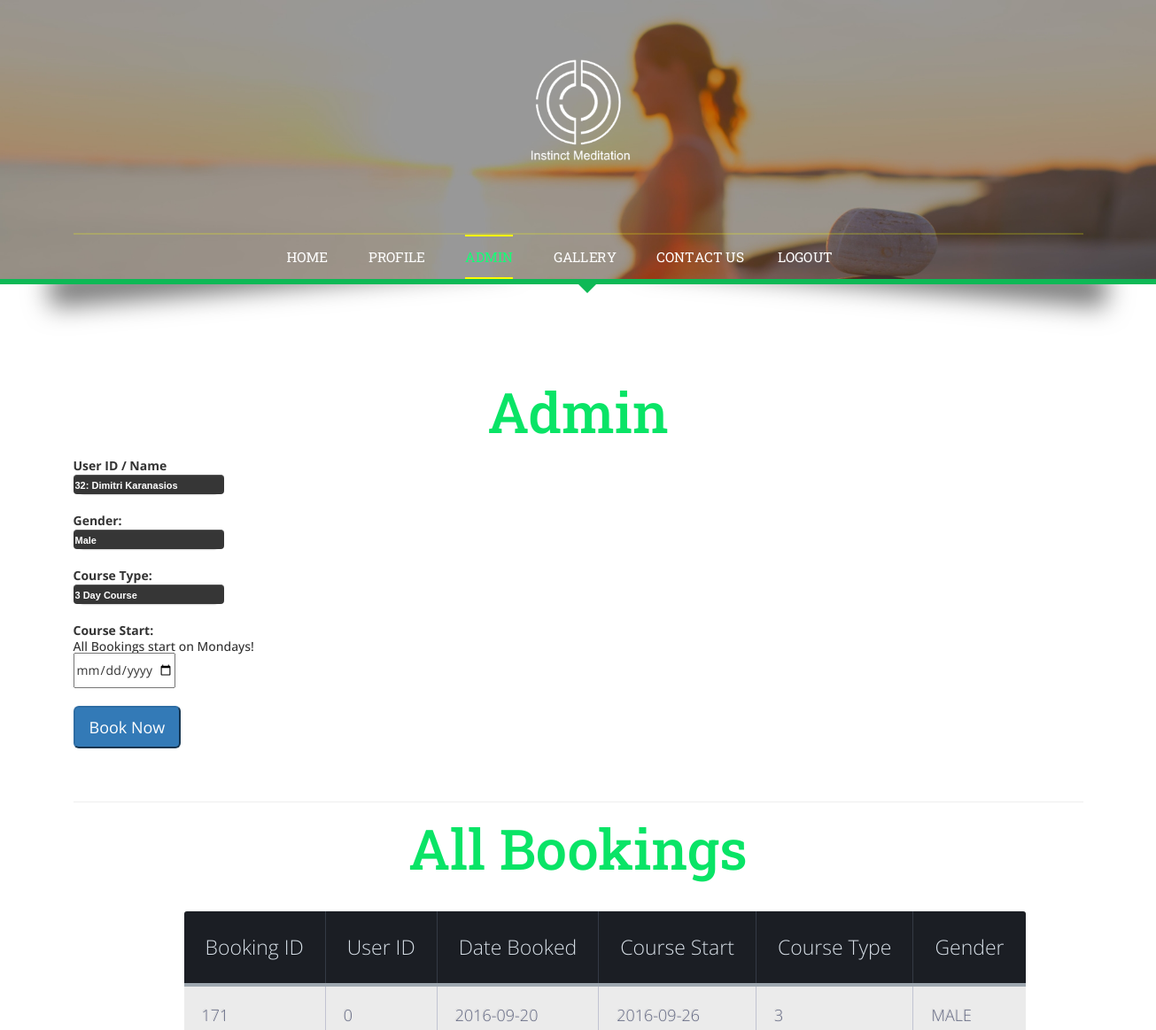
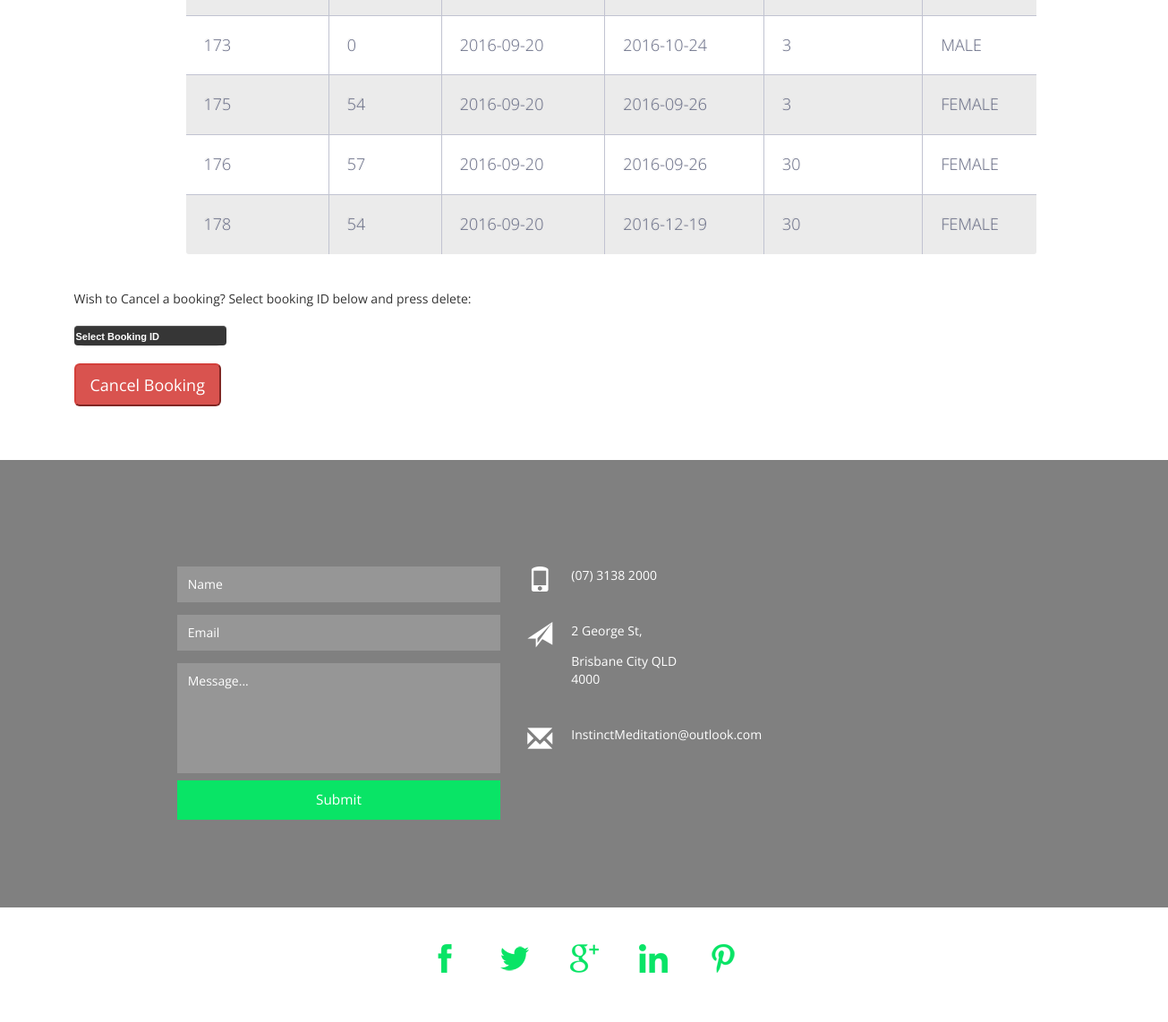
The page /admin.php (signed in) on the database its author committed (2 pictures, top to bottom).
### tables this page shows
CREATE TABLE `bookings` (
  `bookingID` int(64) NOT NULL,
  `userID` int(64) NOT NULL,
  `date` date NOT NULL,
  `courseStart` date NOT NULL,
  `courseEnd` date NOT NULL,
  `courseType` varchar(10) NOT NULL,
  `gender` text NOT NULL
);

### admin.php (the view, shortened to what this page needs)
<?php
include "serverConnection.php";
if (!(isset($_SESSION['login']))){
header ("Location:login.php");
} else if(isset($_SESSION['iAmLogged'] )){
    if($_SESSION['admin'] == 1) {
        $navText = "<li class='active'><a href='admin.php' class='link link--yaku'><span>A</span><span>D</span><span>M</span><span>I</span><span>N</span></a></li>";
    } else if($_SESSION['iAmLogged'] == 0) {
        $navText = "<li><a href='bookings.php' class='link link--yaku'><span>B</span><span>O</span><span>O</span><span>K</span><span>I</span><span>N</span><span>G</span><span>S</span></a></li>";
    }
$userinfo = "SELECT * FROM users";
$loginpage = mysqli_query($con, $userinfo) or die(mysqli_error($con));
$userBookinginfo = "SELECT * FROM bookings";
$bookingpage = mysqli_query($con, $userBookinginfo) or die(mysqli_error($con));
}
?>
<!DOCTYPE html>
<html>
<head>
<link href="css/bootstrap.css" type="text/css" rel="stylesheet" media="all">
<link href="css/style.css" type="text/css" rel="stylesheet" media="all">
<link href="css/styletable.css" type="text/css" rel="stylesheet" media="all">
</head>
<body>
	<div class="banner">
		<div class="effect5">
			<div class="container">
				<div class="logo">
					<h1><a href="index.php"><img src="images/logo.png" alt="" /></a></h1>
				</div>
				<div class="top-nav">
					<nav class="navbar navbar-default">
						<div class="collapse navbar-collapse" id="bs-example-navbar-collapse-1">
							<ul class="nav navbar-nav navbar-center">
								<li><a href="loggedin.php"><span>H</span><span>O</span><span>M</span><span>E</span></a></li>
								<li><a href="profile.php" class="link link--yaku"><span>P</span><span>R</span><span>O</span><span>F</span><span>I</span><span>L</span><span>E</span></a></li>
								<?php echo $navText; ?>
								<li><a href="gallery.php" class="link link--yaku"><span>G</span><span>A</span><span>L</span><span>L</span><span>E</span><span>R</span><span>Y</span></a></li></a></li>
								<li><a href="#contact" class="scroll link link--yaku"><span>C</span><span>O</span><span>N</span><span>T</span><span>A</span><span>C</span><span>T</span> <span>U</span><span>S</span></a></li>
								<li><a href="process/logout.php" class="link link--yaku"><span>&nbsp; &nbsp; &nbsp; &nbsp; &nbsp;</span><span>L</span><span>O</span><span>G</span><span>O</span><span>U</span><span>T</span></a></li>
							</ul>
						</div>
					</nav>
				</div>
			</div>
		</div>
	</div>
	<div class="codes">
		<div class="container">
			<h3 class="title">Admin</h3>
<div id="container">
    <div id="bookNow">
    <br>
        <form action="process/adminBooking.php" method="post" id="classBooking">
            <label>User ID / Name</label>
			<div class="select-div">
                <select name="userID" >
                    <?php while($row = mysqli_fetch_array($loginpage)) { ?>
                    <option value="<?php $row['userID']; ?>">
                          <?php echo $row['userID']; ?>:
                        <?php } ?>
                    </option>
                    </select>
            </div><br>
            <label>Gender:</label>
			<div class="select-div">
                <select name="gender" >
                    <option value="male">Male</option>
                </select>
            </div><br>
        <p class="fieldset">
                <label>Course Type:</label>
			<div class="select-div">
            <select name="courseType" >
                  <option class="full-width has-padding has-border"  value="3">3 Day Course</option>
                </select> </div>
        </p>
		<br>
         <p class="fieldset">
                    <label>Course Start:</label>
					<br>
                    <h5> All Bookings start on Mondays!</h5>
						<input class="full-width has-padding has-border" id="courseStart" name="courseStart" type="date" min="2016-08-01" max="2100-01-02" required> <br><br>
    <p class="fieldset">
						<input class='btn-lg btn-primary' type="submit" name="bookNow" value="Book Now" > <br><br>
				</form>
    </div>
<hr>
<h3 class="title">All Bookings</h3>	<br> <br>
<div id="myBookings">
	<div class="tablepos">
    <table>
	<thead>
	<tr>
        <th>Booking ID</th>
        <th>User ID </th>
        <th>Date Booked</th>
		<th>Course Start</th>
        <th>Course Type</th>
        <th>Gender</th>
	</tr>
	</thead>
	<tbody>
        <?php
    while($row = mysqli_fetch_array($bookingpage)) { ?>
	<tr>
        <td><?php echo strtoUpper($row['bookingID']) ?></td>
        <td><?php echo strtoUpper($row['userID']) ?></td>
        <td><?php echo strtoUpper($row['date']) ?></td>
        <td><?php echo strtoUpper($row['courseStart']) ?> </td>
        <td><?php echo strtoUpper($row['courseType']) ?> </td>
        <td><?php echo strtoUpper($row['gender']) ?></td>
        <?php }  ?>
	</tr>
	</tbody>
</table>
</div>
    </div>
<br><br>
             <form action="process/adminDeleteBooking.php" method="post" id="deleteBooking"
                   onSubmit="if(!confirm('Do you really want to cancel your booking?')){return false;}">
        <p> Wish to Cancel a booking? Select booking ID below and press delete:</p> <br>
		<div class="select-div">
        <select name="deleteBooking">
            <option selected="true" disabled>Select Booking ID</option>
    </select> </div> <br>
        <input class='btn-lg btn-danger' type="submit" value="Cancel Booking" onClick="myFunction()">
        </form >
<br><br><br>
</div>
</div>
	<div class="contact" id="contact">
		<div class="map">
			<iframe>allowfullscreen</iframe>
			<div class="map-color">
			</div>
		</div>
		<div class="contact-grids">
			<div class="col-md-5 contact-grid">
				<form>
					<input type="text" value="Name" onfocus="this.value = '';" onblur="if (this.value == '') {this.value = 'Name';}" required="">
					<input type="text" value="Email" onfocus="this.value = '';" onblur="if (this.value == '') {this.value = 'Email';}" required="">
					<textarea type="text"  onfocus="this.value = '';" onblur="if (this.value == '') {this.value = 'Message...';}" required="">Message...</textarea>
					<input type="submit" value="Submit" >
				</form>
			</div>
			<div class="col-md-3 contact-grid">
				<div class="call">
					<div class="col-xs-2 contact-grdl">
						<span class="glyphicon glyphicon-phone" aria-hidden="true"></span>
					</div>
					<div class="col-xs-10 contact-grdr">
						<ul>
							<li>(07) 3138 2000</li>
						</ul>
					</div>
					<div class="clearfix"> </div>
				</div>
				<div class="address">
					<div class="col-xs-2 contact-grdl">
						<span class="glyphicon glyphicon-send" aria-hidden="true"></span>
					</div>
					<div class="col-xs-10 contact-grdr">
						<ul>
							<li>2 George St,</li>
							<li>Brisbane City QLD 4000</li>
						</ul>
					</div>
					<div class="clearfix"> </div>
				</div>
				<div class="mail">
					<div class="col-xs-2 contact-grdl">
						<span class="glyphicon glyphicon-envelope" aria-hidden="true"></span>
					</div>
					<div class="col-xs-10 contact-grdr">
						<ul>
							<li>InstinctMeditation@outlook.com</li>
						</ul>
					</div>
					<div class="clearfix"> </div>
				</div>
			</div>
			<div class="clearfix"> </div>
		</div>
	</div>
	<div class="footer">
		<div class="footer-info">
			<div class="container">
				<div class="icons">
					<ul>
						<li><a href="#" data-toggle="tooltip" data-placement="top" title="Facebook"><img src="images/i1.png" alt=""/></a></li>
						<li><a href="#" data-toggle="tooltip" data-placement="top" title="Twitter"><img src="images/i2.png" alt=""/> </a></li>
						<li><a href="#" data-toggle="tooltip" data-placement="top" title="Google+"><img src="images/i3.png" alt=""/></a></li>
						<li><a href="#" data-toggle="tooltip" data-placement="top" title="LinkedIn"><img src="images/i4.png" alt=""/> </a></li>
						<li><a href="#" data-toggle="tooltip" data-placement="top" title="Pinterest"><img src="images/i5.png" alt=""/> </a></li>
					</ul>
				</div>
			</div>
		</div>
	</div>
</body>
</html>

### css/styletable.css (style rules this page uses)
div.tablepos { position: relative; left: 125px; }
th { color:#D5DDE5;; background:#1b1e24; border-bottom:4px solid #9ea7af; border-right: 1px solid #343a45; font-size:23px; font-weight: 100; padding:24px; text-align:left; text-shadow: 0 1px 1px rgba(0, 0, 0, 0.1); vertical-align:middle; }
th:first-child { border-top-left-radius:3px; }
th:last-child { border-top-right-radius:3px; border-right:none; }
tr { border-top: 1px solid #C1C3D1; border-bottom-: 1px solid #C1C3D1; color:#666B85; font-size:16px; font-weight:normal; text-shadow: 0 1px 1px rgba(256, 256, 256, 0.1); }
tr:first-child { border-top:none; }
tr:last-child { border-bottom:none; }
tr:nth-child(odd) td { background:#EBEBEB; }
tr:last-child td:first-child { border-bottom-left-radius:3px; }
tr:last-child td:last-child { border-bottom-right-radius:3px; }
td { background:#FFFFFF; padding:20px; text-align:left; vertical-align:middle; font-weight:300; font-size:18px; text-shadow: -1px -1px 1px rgba(0, 0, 0, 0.1); border-right: 1px solid #C1C3D1; }
td:last-child { border-right: 0px; }

### rows shown on the page
bookings: bookingID "171", userID "0", date "2016-09-20", courseStart "2016-09-26", courseType "3", gender "MALE"
bookings: bookingID "173", userID "0", date "2016-09-20", courseStart "2016-10-24", courseType "3", gender "MALE"
bookings: bookingID "175", userID "54", date "2016-09-20", courseStart "2016-09-26", courseType "3", gender "FEMALE"
bookings: bookingID "176", userID "57", date "2016-09-20", courseStart "2016-09-26", courseType "30", gender "FEMALE"
bookings: bookingID "178", userID "54", date "2016-09-20", courseStart "2016-12-19", courseType "30", gender "FEMALE"

### other values the page prints
form field userID "32: Dimitri Karanasios"
